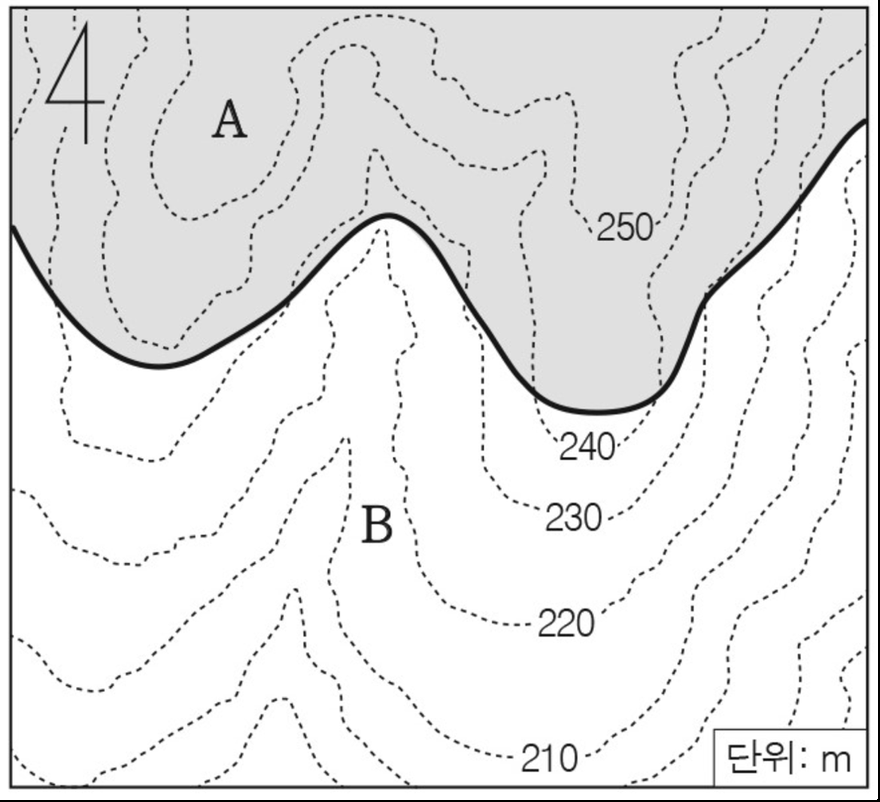
#> input picture images/g1.png, 880 x 802 px, shrunk from 1170 x 1066 before the run, found by its file name
$ python imshow.py
#> lines starting #> are read from the running program, lines starting #| are printed output that depends on the picture; after the words box and inside, x2 and y2 are one past the last pixel; in counts of white or black regions, pixels touching at a corner belong together
import cv2

src = cv2.imread("g1.png", cv2.IMREAD_COLOR)
#> src is the input picture: shape (802, 880, 3); min 0, max 255, mean 231.9
gray = cv2.cvtColor(src, cv2.COLOR_BGR2GRAY)

canny = cv2.Canny(src, 100, 255)
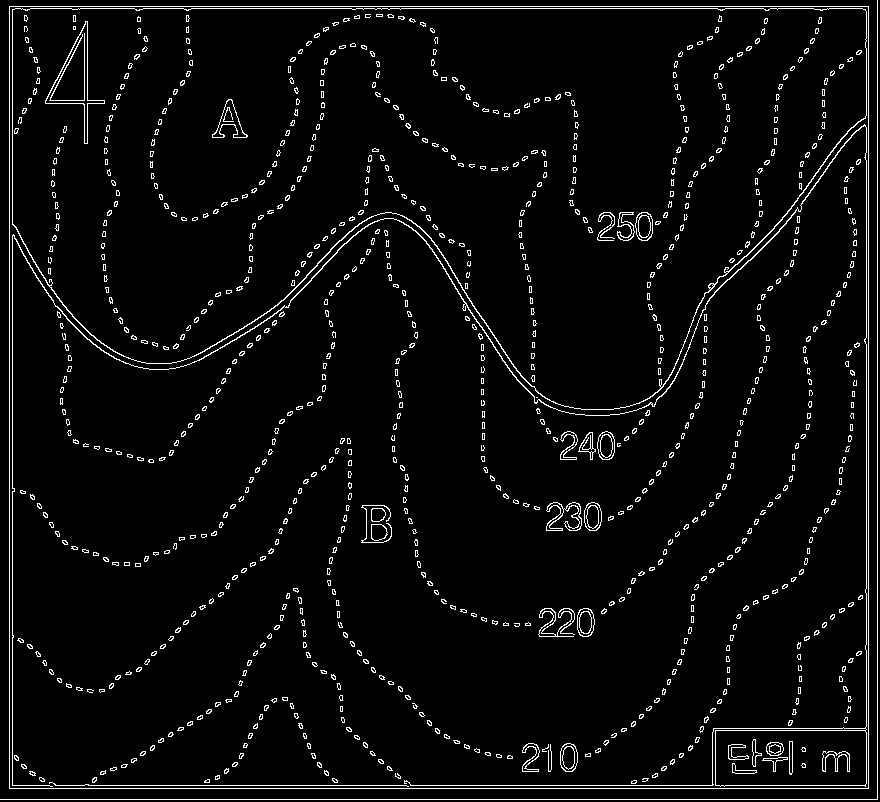
#> canny: shape (802, 880); 4.2% white in thin lines or dots

cv2.imshow("gray", gray)
cv2.imshow("canny", canny)
cv2.waitKey()
cv2.destroyAllWindows()

$ run again, with images/g2.png copied over images/g1.png
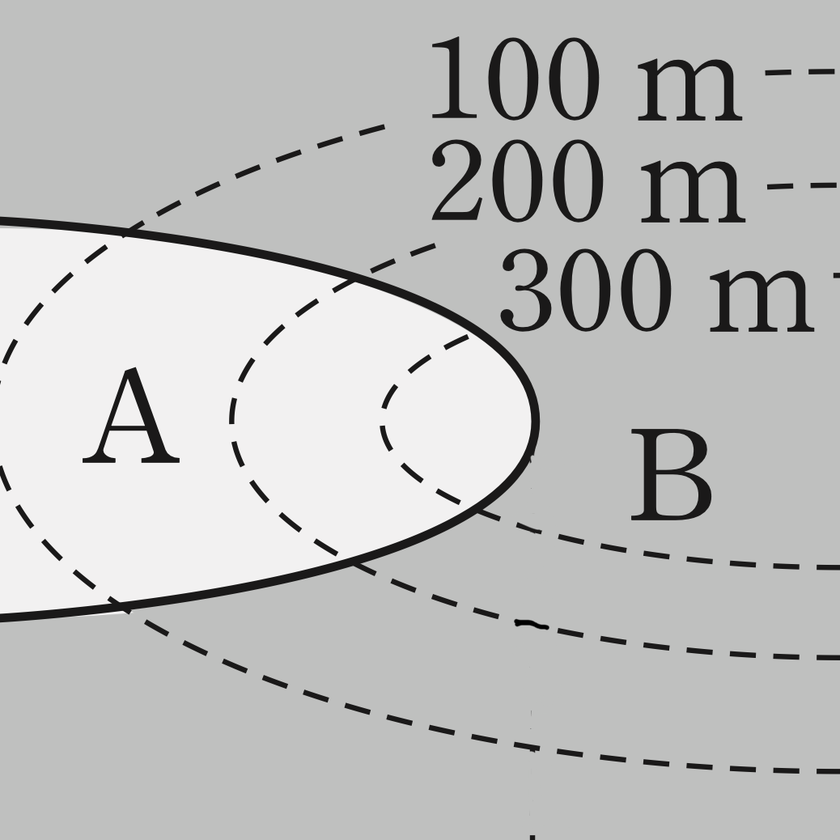
#> input picture images/g2.png, 840 x 840 px, shrunk from 1038 x 1038 before the run, found by its file name
#> src is the input picture: shape (840, 840, 3); mean B, G, R 191, 191.7, 191.3
#> `canny = cv2.Canny(src, 100, 255)`:
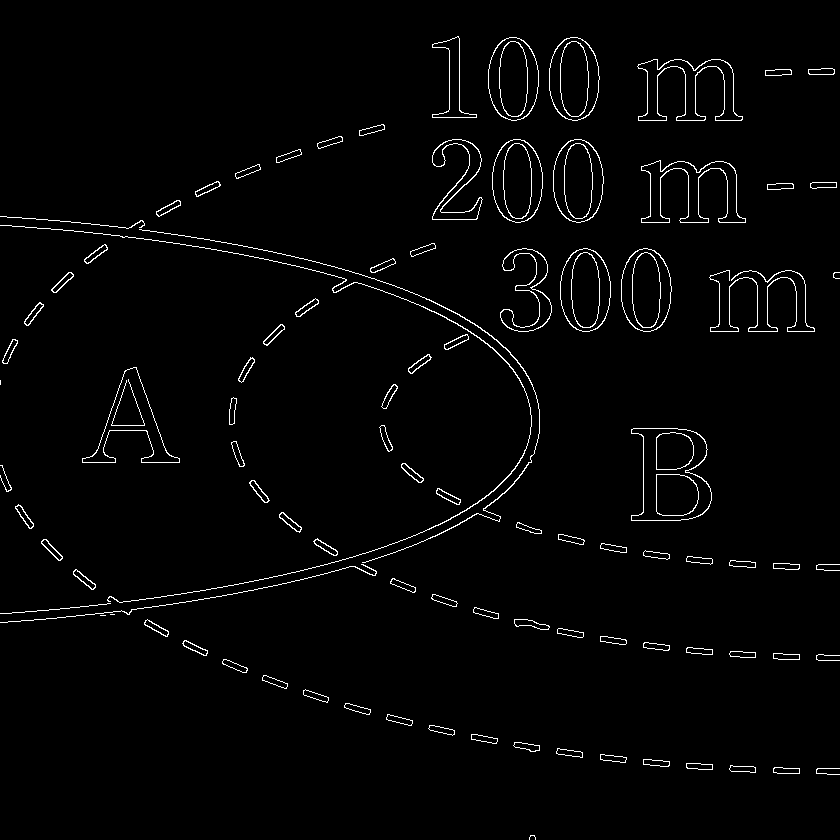
#> canny: shape (840, 840); 2% white in thin lines or dots

$ run again, with images/2d_g2.png copied over images/g1.png
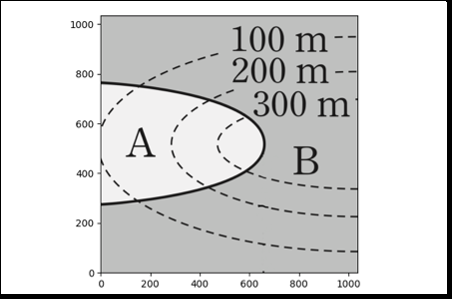
#> input picture images/2d_g2.png, 452 x 299 px, found by its file name
#> src is the input picture: shape (299, 452, 3); mean B, G, R 212.8, 213.1, 212.9
#> `canny = cv2.Canny(src, 100, 255)`:
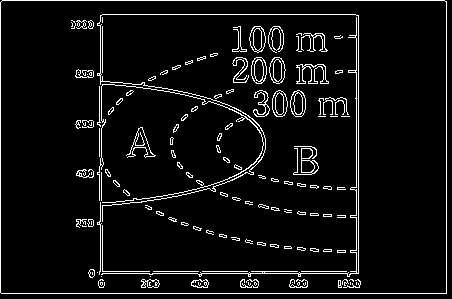
#> canny: shape (299, 452); 6% white in thin lines or dots

$ run again, with images/3d_g2.png copied over images/g1.png
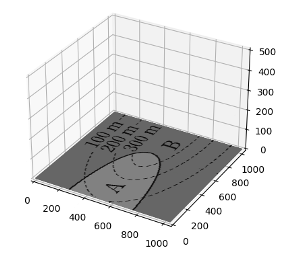
#> input picture images/3d_g2.png, 300 x 264 px, found by its file name
#> src is the input picture: shape (264, 300, 3); mean B, G, R 223, 223, 223
#> `canny = cv2.Canny(src, 100, 255)`:
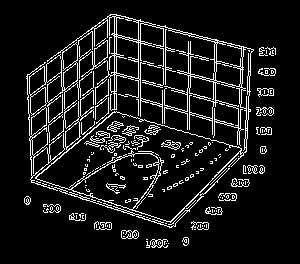
#> canny: shape (264, 300); 10% white in thin lines or dots, all inside (x1, y1, x2, y2) = (24, 14, 276, 248)
